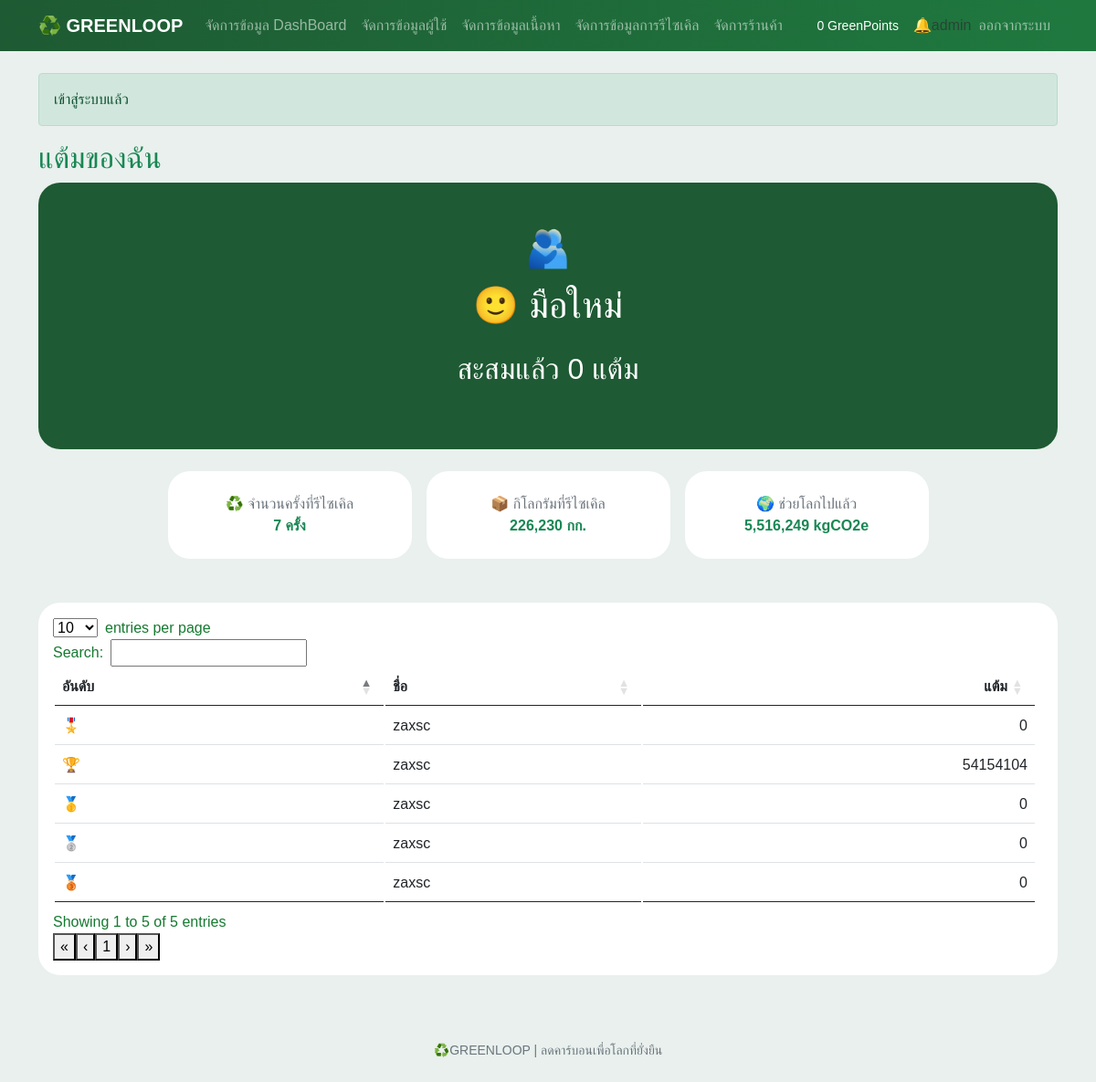
The app's page /points.php (signed in) with its own data.
### tables this page shows
CREATE TABLE `users` (
  `id` int(11) NOT NULL,
  `name` varchar(200) NOT NULL,
  `phone` varchar(10) NOT NULL,
  `email` varchar(200) NOT NULL,
  `points` int(11) NOT NULL,
  `wallet_balance` decimal(12,2) NOT NULL DEFAULT 0.00,
  `password` varchar(200) NOT NULL,
  `question` varchar(200) NOT NULL,
  `answer` varchar(200) NOT NULL,
  `role` enum('admin','user','','') NOT NULL DEFAULT 'user',
  `status` enum('active','suspended','','') NOT NULL
);

### init.php (called while the page is built, shortened)
<?php
function me(){
    return !empty($_SESSION['uid']?? '') ? ($_SESSION['user']?? '') :null;
}
require_once __DIR__ . '/header.php';

### controller/points.php (called while the page is built, shortened)
<?php
require_once __DIR__ . '/../init.php';
$sumRecycles = $db->query("SELECT COUNT(*) as n, COALESCE(SUM(weight_kg), 0) as kg , COALESCE(SUM(co2_kg), 0) as co2 FROM recycles where STATUS = 'done'")->fetch_assoc();
$topUser = $db->query("SELECT id,name,points FROM users WHERE role = 'user' AND status = 'active' ORDER BY users.id ASC LIMIT 5")->fetch_all(MYSQLI_ASSOC);

### points.php (the view, shortened to what this page needs)
 <?php
 require 'init.php';
require 'controller/points.php';
$medals = ['🏆','🎖️','🥇','🥈','🥉'];
$points = (int)  $u['points'];
$currentLevel = $points >= 600 ? '🌍 Net Zero Hero' :
    ($points >= 300 ? '🌳 ต้นไม้' :
    ($points >= 100 ? '🌱 ต้นกล้า' :
        '🙂 มือใหม่'
    ));
?>
<div class="hero mb-4">
    <div class="text-center">
        <h2 class="fs-1">🫂</h2>
        <p class="fs-1"><?= $currentLevel?></p>
        <p class="fs-2">สะสมแล้ว <?= $points?> แต้ม</p>
    </div>
</div>
    <div class="row g-3 justify-content-center">
        <div class="col-lg-3 text-center">
            <div class="card card-body h-100 p-4">
                <span class="text-muted">♻️ จำนวนครั้งที่รีไซเคิล</span>
                <strong class="text-success"><?= number_format($sumRecycles['n'])?> ครั้ง</strong>
            </div>
        </div>
        <div class="col-lg-3  text-center">
            <div class="card card-body h-100 p-4">
                <span class="text-muted">📦 กิโลกรัมที่รีไซเคิล</span>
                <strong class="text-success"><?= number_format($sumRecycles['kg'])?> กก.</strong>
            </div>
        </div>
        <div class="col-lg-3  text-center">
            <div class="card card-body h-100 p-4">
                <span class="text-muted">🌍 ช่วยโลกไปแล้ว</span>
                <strong class="text-success"><?= number_format($sumRecycles['co2'])?> kgCO2e</strong>
            </div>
        </div>
    </div>
<div class="card card-body mt-5">
    <table id="points_table" class="table table-stripped bg-white">
        <thead>
            <tr>
                <th>อันดับ</th>
                <th>ชื่อ</th>
                <th class="text-end">แต้ม</th>
            </tr>
        </thead>
        <tbody>
            <?php foreach($topUser as $i => $t): ?>
                <tr class="<?= $t['id'] == $u['id'] ? 'table-success': '' ?>">
                    <td><?= $medals[$i]?></td>
                    <td><?= $t['name']?></td>
                    <td class="text-end"><?= $t['points']?></td>
                </tr>
            <?php endforeach; ?>
        </tbody>
    </table>
</div>

### assets/style.css (style rules this page uses)
:root { --green:#167a31 ; --deep-green: #1e5a33 ; --soft-green: #e9f0ed; }
body { color: #294536; background: #e9f0ed; font-family: 'Leelawade', Tahoma , sans-serif; }
.hero { color: #fff; background: linear-gradient(140deg, var(--deep-green), #1e5a33); border-radius: 24px; padding: clamp(24px, 5vw, 48px) 32px; }
.card, .impact-card { color: var(--green); border: 0; border-radius: 24px; box-shadow: 0 3px 12px, #181919bc; }

### records on screen
users: i "🏆", name "zaxsc", points "54154104"
users: i "🎖️", name "zaxsc", points "0"
users: i "🥇", name "zaxsc", points "0"
users: i "🥈", name "zaxsc", points "0"
users: i "🥉", name "zaxsc", points "0"

### other values on screen
$u['points'] "0"
$u['name'] "admin"
$_SESSION['flash'][0] "เข้าสู่ระบบแล้ว"
$title "แต้มของฉัน"
$currentLevel "🙂 มือใหม่"
$points "0"
$sumRecycles['n'] "7"
$sumRecycles['kg'] "226,230"
$sumRecycles['co2'] "5,516,249"
